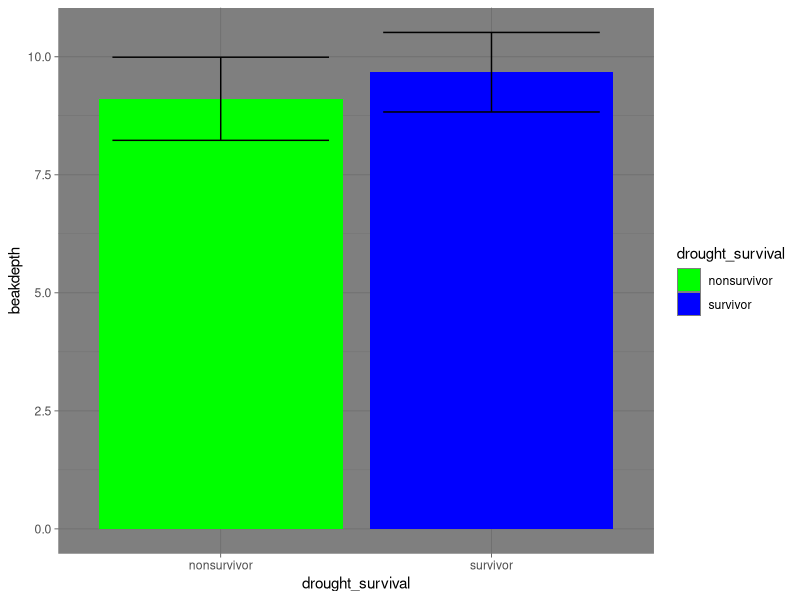
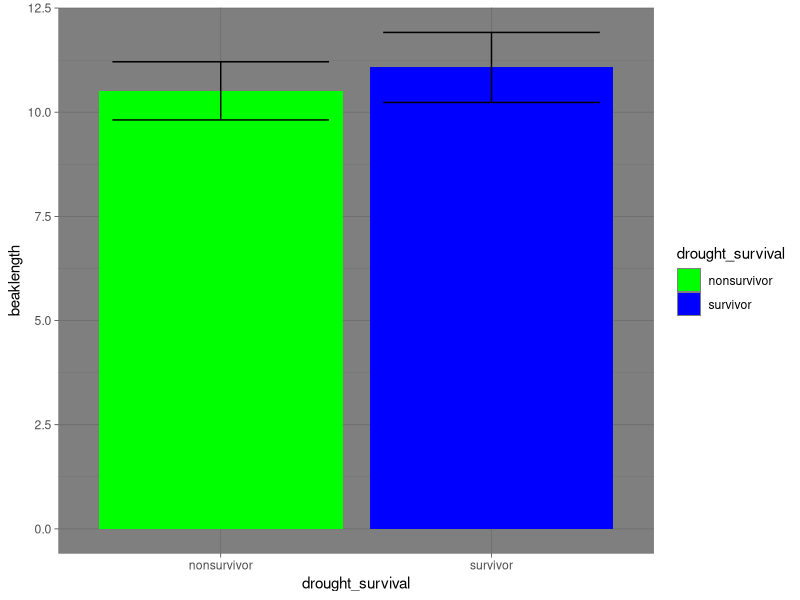
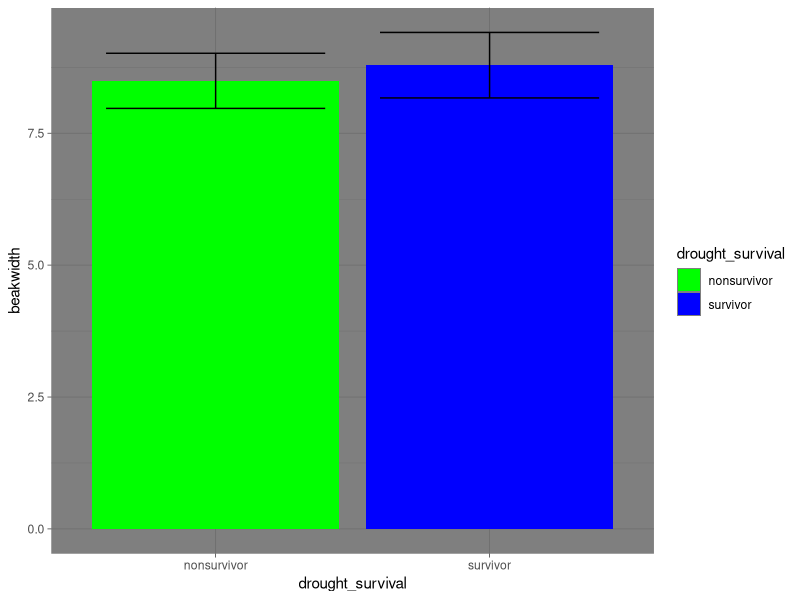
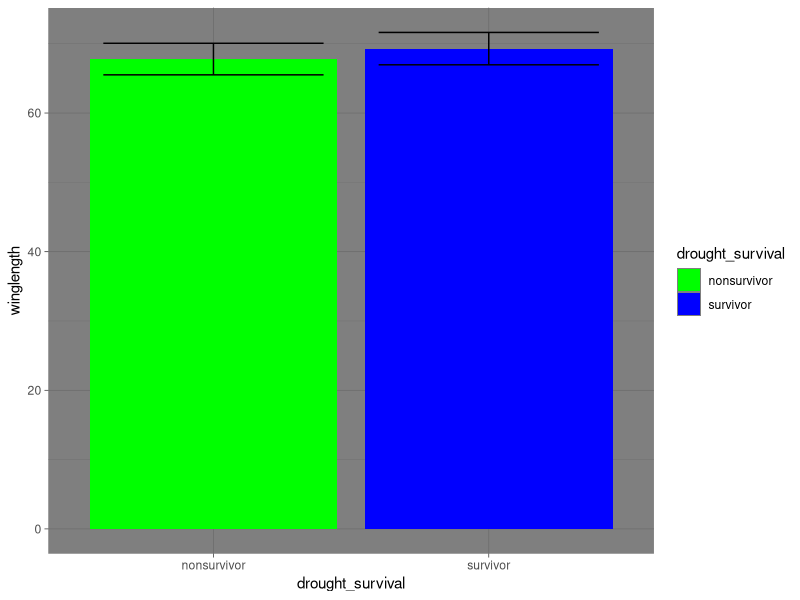
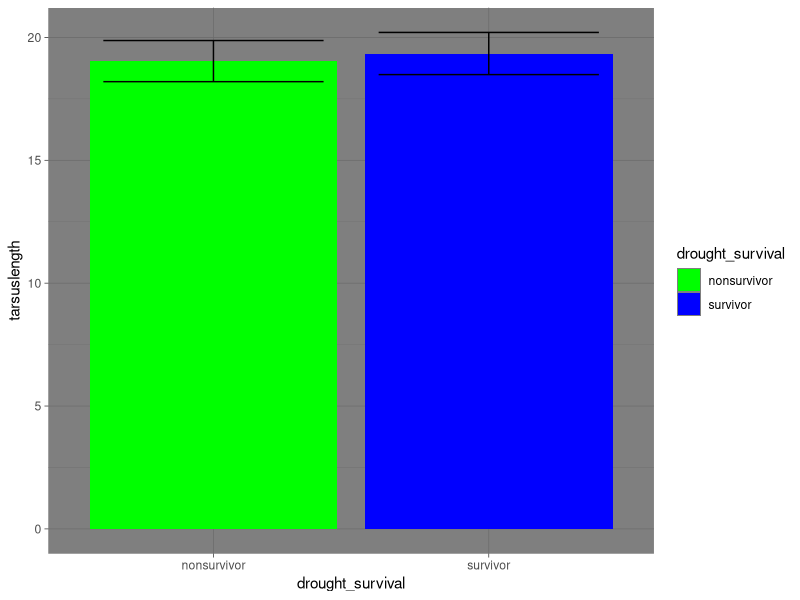
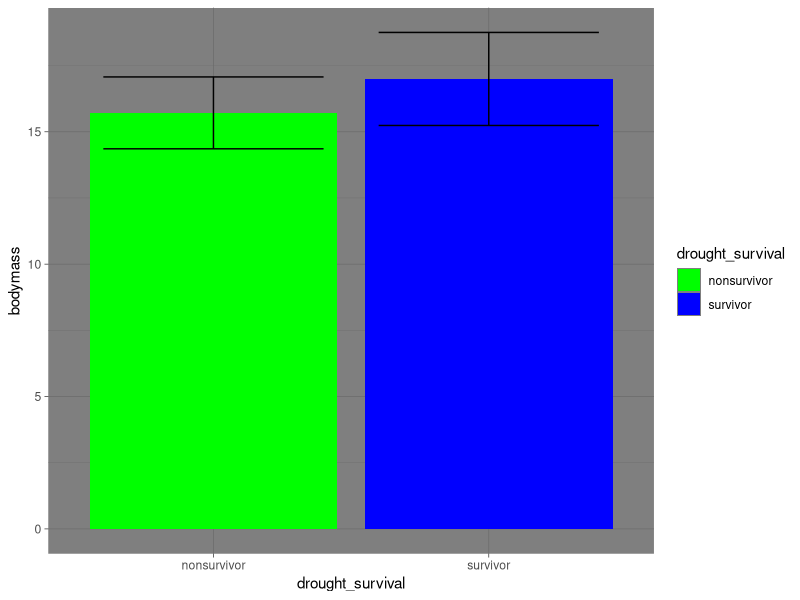
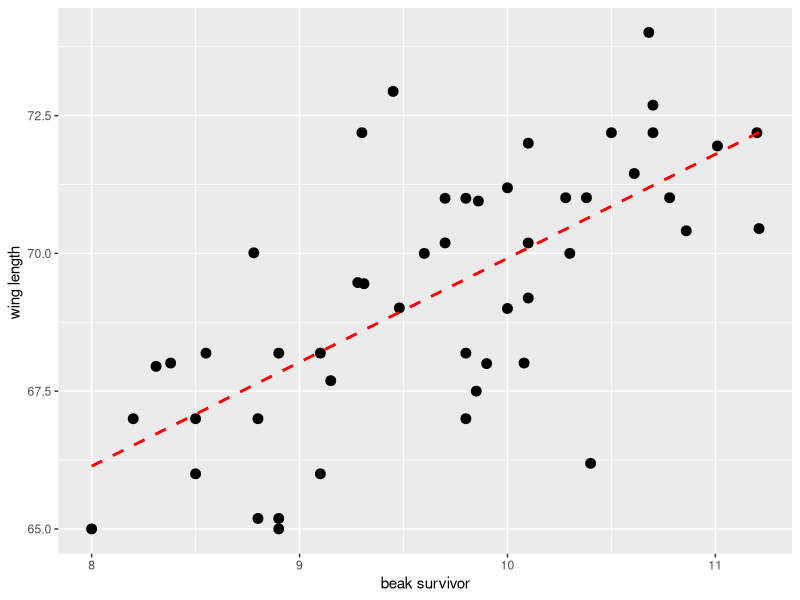
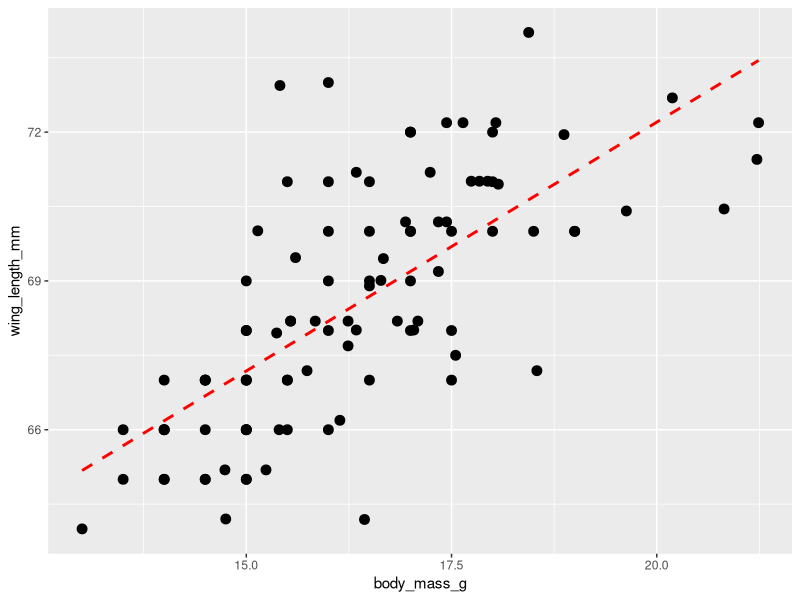

Recreate these plots in R, in order.
library(dplyr)
library(ggplot2)
finches <- read.csv("finches_data_for_lab.csv")





beak_depth <- finches %>% group_by(drought_survival) %>% summarise(beakdepth = mean(beak_depth_mm), sd = sd(beak_depth_mm))

head(beak_depth)
ggplot(data=beak_depth, aes(x = drought_survival, y=beakdepth,fill=drought_survival))+
  geom_bar(stat="identity")+
  geom_errorbar(aes(ymin=beakdepth-sd, ymax=beakdepth+sd), width=.8)+
  theme_dark()+
  scale_fill_manual(values=c('green',"blue"))
  


survival_comparison_beaklength <- finches %>% group_by(drought_survival) %>% summarise(beaklength = mean(beak_length_mm), sd = sd(beak_length_mm))


head(survival_comparison_beaklength)
ggplot(data=survival_comparison_beaklength, aes(x = drought_survival, y=beaklength,fill=drought_survival))+
  geom_bar(stat="identity")+
  geom_errorbar(aes(ymin=beaklength-sd, ymax=beaklength+sd), width=.8)+
  theme_dark()+
  scale_fill_manual(values=c('green',"blue"))





survival_comparison_beakwidth <- finches %>% group_by(drought_survival) %>% summarise(beakwidth = mean(beak_width_mm), sd = sd(beak_width_mm))

head(survival_comparison_beakwidth)
ggplot(data=survival_comparison_beakwidth, aes(x = drought_survival, y=beakwidth,fill=drought_survival))+
  geom_bar(stat="identity")+
  geom_errorbar(aes(ymin=beakwidth-sd, ymax=beakwidth+sd), width=.8)+
  theme_dark()+
  scale_fill_manual(values=c('green',"blue"))



survival_comparison_winglength <- finches %>% group_by(drought_survival) %>% summarise(winglength = mean(wing_length_mm), sd = sd(wing_length_mm))

head(survival_comparison_winglength)
ggplot(data=survival_comparison_winglength, aes(x = drought_survival, y=winglength,fill=drought_survival))+
  geom_bar(stat="identity")+
  geom_errorbar(aes(ymin=winglength-sd, ymax=winglength+sd), width=.8)+
  theme_dark()+
  scale_fill_manual(values=c('green',"blue"))



survival_comparison_tarsuslength <- finches %>% group_by(drought_survival) %>% summarise(tarsuslength = mean(tarsus_length_mm), sd = sd(tarsus_length_mm))

head(survival_comparison_tarsuslength)
ggplot(data=survival_comparison_tarsuslength, aes(x = drought_survival, y=tarsuslength,fill=drought_survival))+
  geom_bar(stat="identity")+
  geom_errorbar(aes(ymin=tarsuslength-sd, ymax=tarsuslength+sd), width=.8)+
  theme_dark()+
  scale_fill_manual(values=c('green',"blue"))



survival_comparison_bodymass <- finches %>% group_by(drought_survival) %>% summarise(bodymass = mean(body_mass_g), sd = sd(body_mass_g))
summary(survival_comparison_bodymass)

head(survival_comparison_bodymass)
ggplot(data=survival_comparison_bodymass, aes(x = drought_survival, y=bodymass,fill=drought_survival))+
  geom_bar(stat="identity")+
  geom_errorbar(aes(ymin=bodymass-sd, ymax=bodymass+sd), width=.8)+
  theme_dark()+
  scale_fill_manual(values=c('green',"blue"))

t.test(finches$body_mass_g ~ finches$drought_survival)
t.test(finches$wing_length_mm ~ finches$drought_survival)
t.test(finches$tarsus_length_mm ~ finches$drought_survival)
t.test(finches$beak_depth_mm ~ finches$drought_survival)




survivor <- filter(finches, drought_survival=="survivor")

reg <- lm(survivor$beak_depth_mm ~ survivor$wing_length_mm)
summary(reg)


ggplot(data = survivor, aes(y=wing_length_mm,x=beak_depth_mm ))+
  geom_point(size =3)+
  geom_smooth(method="lm", se = FALSE, color = "red", linetype = "dashed")+
  xlab("beak survivor")+
  ylab("wing length ")
  
  

ggplot(data = finches, aes(y=wing_length_mm,x=body_mass_g ))+
  geom_point(size =3)+
  geom_smooth(method="lm", se = FALSE, color = "red", linetype = "dashed")

ggplot(data = finches, aes(y=beak_depth_mm,x=body_mass_g ))+
  geom_point(size =3)+
  geom_smooth(method="lm", se = FALSE, color = "red", linetype = "dashed")

summary(finches, drought_survival=="survivor")
